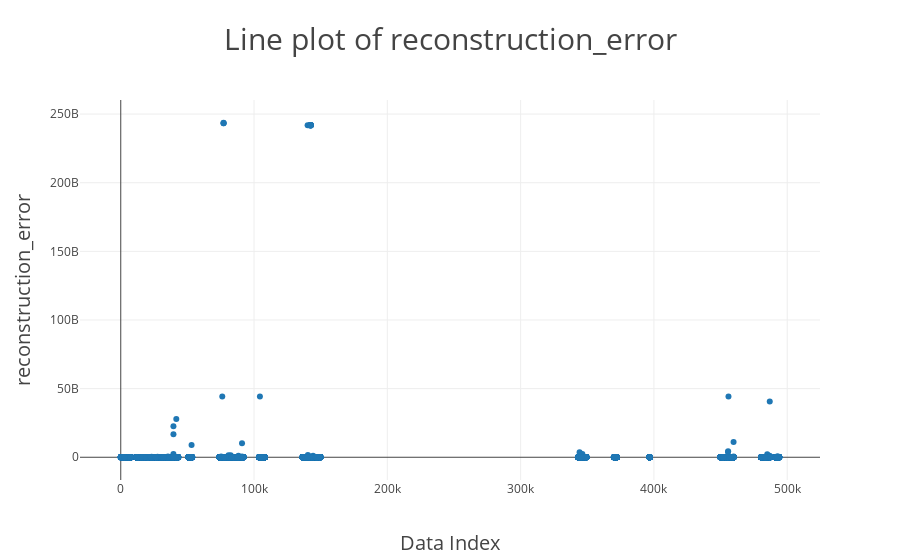

Notebook code for this chart:
### Code cell
# PREDICTION

def line_plot(df, col):
    
    x = df.index.tolist()
    y = df[col].tolist()
    
    trace = {'type':  'scatter', 
             'x'   :  x,
             'y'   :  y,
             'mode' : 'markers'
            }
    data   = Data([trace])
    layout = {'title': 'Line plot of {}'.format(col), 'titlefont': {'size': 30},
              'xaxis' : {'title' :'Data Index', 'titlefont': {'size' : 20}},
              'yaxis' : {'title': col, 'titlefont' : {'size': 20}},
              'hovermode': 'closest'
             }
    fig = Figure(data = data, layout = layout)
    return fig

predictions = autoencoder_func.predict(X_test)
predictions_train = autoencoder_func.predict(X_train[:18625])

mse = np.mean(np.power(X_test - predictions, 2), axis=1)
mse_train = np.mean(np.power(X_train[18625] - predictions_train, 2), axis=1)

df_error = pd.DataFrame({'reconstruction_error': mse, 'Label': y_test, 
                         'reconstruction_error_train':mse_train}, index=y_test.index)
print(df_error.describe())

outliers = df_error.index[df_error.reconstruction_error > 1000000].tolist()
print(len(outliers))

pyo.iplot(line_plot(df_error,'reconstruction_error'))

### Figure 1 — Plotly figure (JSON) as saved in the notebook; plotly's stock layout.template omitted (floating-point values rounded to 4 significant figures; data arrays with more than 128 entries replaced by an {"elided": "..."} marker saying what was removed)
{"data": [{"mode": "markers", "type": "scatter", "uid": "1c161e4d-48ca-4671-a9c7-f64897bd1b3f", "x": {"elided": "18625 int values"}, "y": {"elided": "18625 float values"}}], "layout": {"hovermode": "closest", "title": {"font": {"size": 30}, "text": "Line plot of reconstruction_error"}, "xaxis": {"title": {"font": {"size": 20}, "text": "Data Index"}}, "yaxis": {"title": {"font": {"size": 20}, "text": "reconstruction_error"}}}}
